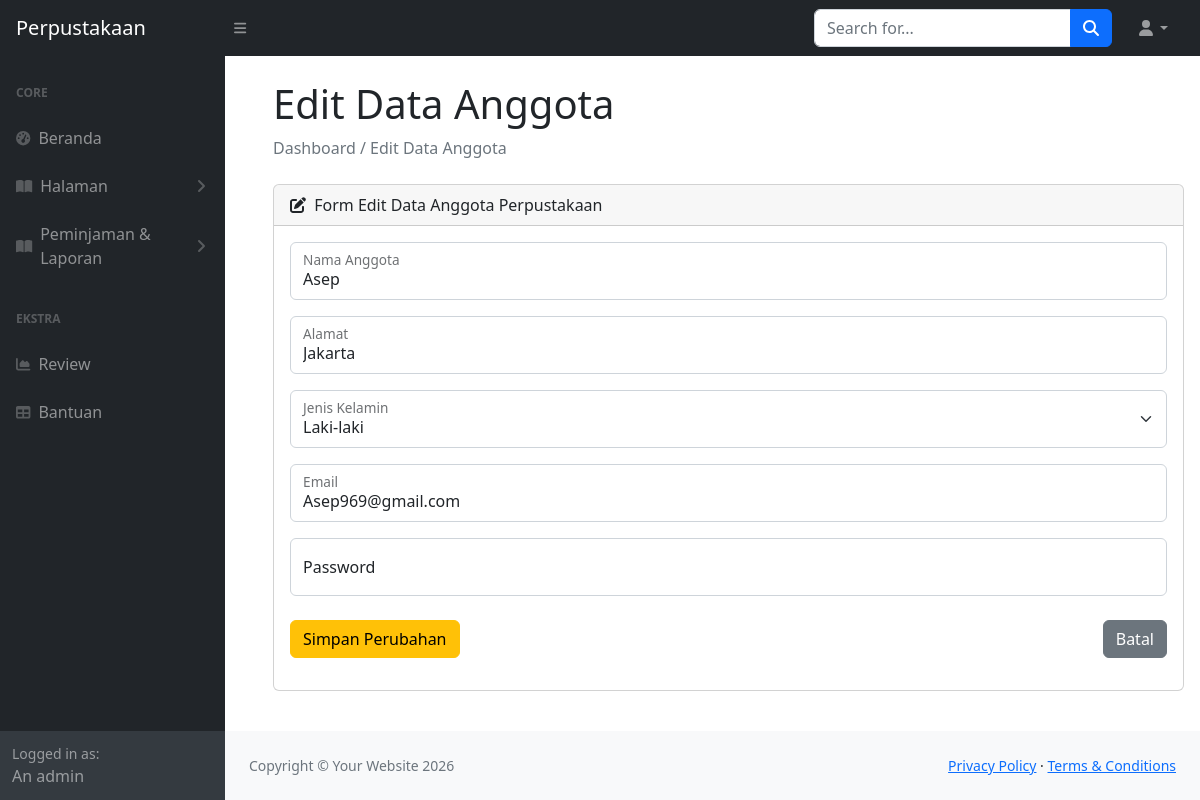
Screenshot of /library/admin/index.php?page=edit_anggota&id=1 (signed in) with the database file from the repository.
### tables this page shows
CREATE TABLE `anggota` (
  `Id_Anggota` int(100) NOT NULL,
  `Nama_Anggota` varchar(100) NOT NULL,
  `Alamat` text NOT NULL,
  `Jenis_Kelamin` enum('Laki-laki','Perempuan') NOT NULL,
  `Email` varchar(100) NOT NULL,
  `Password` varchar(100) NOT NULL
);

### library/Admin/edit_anggota.php (the view, shortened to what this page needs)
<?php
include '../koneksi.php';
$id = $_GET['id'];
$query = mysqli_query($conn, "SELECT * FROM anggota WHERE Id_Anggota = '$id'");
$data = mysqli_fetch_assoc($query);
?>
<h1 class="mt-4 ms-5 me-3">Edit Data Anggota</h1>
<div class="breadcrumb mb-4 ms-5 me-3">
    <span class="breadcrumb-item active">Dashboard / Edit Data Anggota</span>
</div>
<div class="card mb-4 ms-5 me-3">
    <div class="card-header">
        <i class="fas fa-edit me-1"></i>
        Form Edit Data Anggota Perpustakaan
    </div>
    <div class="card-body">
        <form method="post" action="">
    <div class="form-floating mb-3">
        <input class="form-control" id="inputName" type="text"
        name="nama_anggota" value="<?= $data['Nama_Anggota']; ?>" required />
        <label for="inputName">Nama Anggota</label>
    </div>
    <div class="form-floating mb-3">
        <input class="form-control" id="inputAlamat" type="text"
        name="alamat" value="<?= $data['Alamat']; ?>" required />
        <label for="inputAlamat">Alamat</label>
    </div>
    <div class="form-floating mb-3">
        <select class="form-select" name="jenis_kelamin" required>
            <option value="Laki-laki" <?= $data['Jenis_Kelamin'] == 'Laki-laki' ? 'selected' : ''; ?>>Laki-laki</option>
        </select>
        <label>Jenis Kelamin</label>
    </div>
    <div class="form-floating mb-3">
        <input class="form-control" type="email"
        name="email" value="<?= $data['Email']; ?>" required />
        <label>Email</label>
    </div>
    <div class="form-floating mb-3">
        <input class="form-control" type="password"
        name="password" placeholder="Kosongkan jika tidak diubah" />
        <label>Password</label>
    </div>
    <div class="mt-4 mb-3">
        <div class="d-flex justify-content-between">
            <input type="submit" class="btn btn-warning" value="Simpan Perubahan">
            <a href="index.php?page=data_anggota" class="btn btn-secondary">Batal</a>
        </div>
    </div>
</form>
    </div>
</div>

### rows the page displays
anggota: nama_anggota "Asep", alamat "Jakarta", jenis_kelamin "Laki-laki", email "Asep969@gmail.com"
